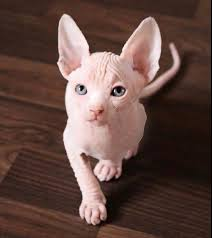
#> input picture Code/histogram/cat.jpeg, 212 x 238 px
$ python equlize.py
#> lines starting #> are read from the running program, lines starting #| are printed output that depends on the picture
import cv2
import matplotlib.pyplot as plt
# Load the image
image = cv2.imread('cat.jpeg')
#> image is the input picture: shape (238, 212, 3); mean B, G, R 65.8, 72.8, 98.1
# Convert the image to grayscale
gray_image = cv2.cvtColor(image, cv2.COLOR_BGR2GRAY)
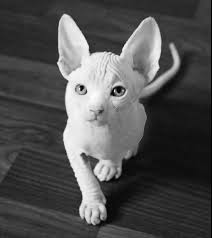
#> gray_image: shape (238, 212); min 0, max 253, mean 79.6
# Calculate the histogram before equalization
hist_before = cv2.calcHist([gray_image], [0], None, [256], [0, 256])
#> hist_before = 256 values, max 1157 at index 43, min 0 at index 254, mean 197.1
# Perform histogram equalization
equalized_image = cv2.equalizeHist(gray_image)
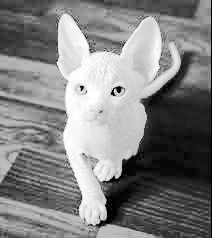
#> equalized_image: shape (238, 212); min 0, max 255, mean 128.9
# Calculate the histogram after equalization
hist_after = cv2.calcHist([equalized_image], [0], None, [256], [0, 256])
#> hist_after = 256 values, max 1157 at index 77, min 0 at index 5, mean 197.1
# Plot the grayscale image and histogram before equalization
plt.figure(figsize=(12, 8))
plt.subplot(2, 2, 1)
plt.imshow(gray_image, cmap='gray')
plt.title('Grayscale Image (Before Equalization)')
plt.axis('off')
plt.subplot(2, 2, 2)
plt.plot(hist_before, color='black')
plt.title('Histogram (Before Equalization)')
plt.xlabel('Pixel Intensity')
plt.ylabel('Frequency')
# Plot the grayscale image and histogram after equalization
plt.subplot(2, 2, 3)
plt.imshow(equalized_image, cmap='gray')
plt.title('Grayscale Image (After Equalization)')
plt.axis('off')
plt.subplot(2, 2, 4)
plt.plot(hist_after, color='black')
plt.title('Histogram (After Equalization)')
plt.xlabel('Pixel Intensity')
plt.ylabel('Frequency')
plt.tight_layout()
plt.show()
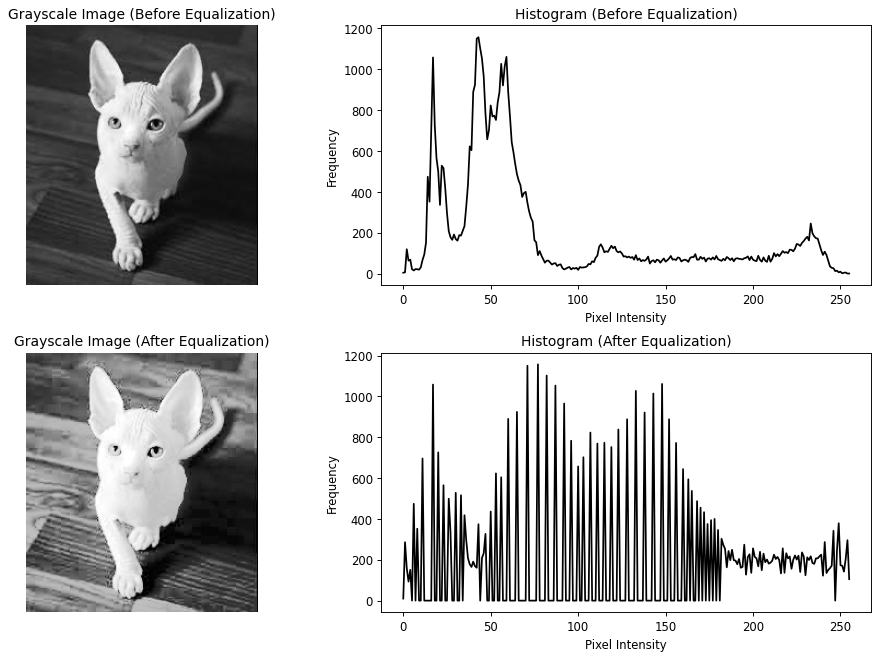
#> figure drawn by matplotlib, 4 panels; panel 2: curve peaks at x = 43, y = 1157; panel 4: curve peaks at x = 77, y = 1157
